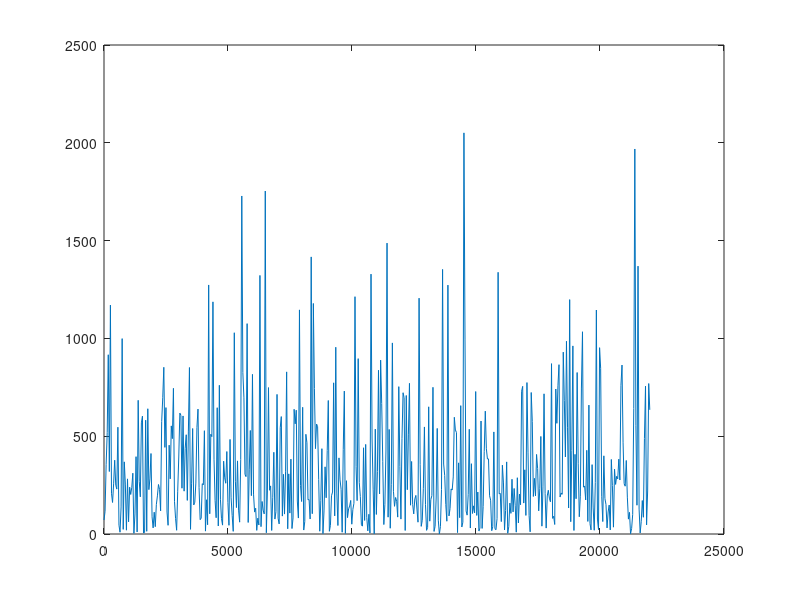

The MATLAB source for this figure: (Note: this script raises an error after producing the figure.)
%lowpasswn.m
%commented 10/05/11 (SY)


%make wn file
%length of stimulus.
t=.08
totaltime=0.100
fs=44100
%lowpassfrequency
lopsvl=[2500];

stopvl=[4000 6500]
%tukey ratio
tukratio=.08;
type='stop'
npts=fs*t
rawdata=rand(npts,1)*2-1
stop=0;
low=1;

%analyze wn file
rawdatashort=rawdata(1:1024);
fftout=fft(rawdatashort)
    fftfreqs=0:((44100/2)/(length(rawdatashort)/2)):44100/2;
    fftfreqs=fftfreqs(1:end-1)
    fftout=fftout(1:end/2)
    absout=abs(fftout.^2);
    figure
    plot(fftfreqs, (absout))

    
%now make notch file...THIS LINE 
[b,a]=cheby1(8,1,[lopsvl/(fs/2)],'low')
rawdataflt=filtfilt(b,a,rawdata);

if(stop==1)
    [b,a]=cheby1(8,1,[stopvl/(fs/2)],'stop')
    rawdataflt=filtfilt(b,a,rawdataflt);
end

    %normalize
    mxvl=max(abs(rawdataflt))
    rawdatafltnrm=rawdataflt/(mxvl*1.0001);
    lng=length(rawdataflt);
    tukout=tukeywin(lng,tukratio);
    rawdatafltnrm=rawdatafltnrm.*tukout;
    rawdatafltnrm=[rawdatafltnrm;zeros((totaltime-t)*fs,1)];
    rawdatafltnrm(1)=0;
    %filename=['wn' num2str(t*1000) type num2str(lopsvl(1)) '.wav']
    filename=['wn' num2str(t*1000) type num2str(lopsvl(1)) 'length' num2str(totaltime*1000) '.wav']
    
    wavwrite(rawdatafltnrm,44100,16,filename)
    
    figure; plot((1:totaltime*fs)/fs,rawdatafltnrm);
    
%  %now analyze wnfile played out over silence
%  cbinfile='r58pu68_111207_2022.2.cbin'
%             
%  [cbin,fs]=ReadCbinFile(cbinfile);
%  tstart=1.995
%  cbinshort=cbin(tstart*fs:tstart*fs+2047)
%  fftout=fft(cbinshort)
%     fftfreqs=0:((fs/2)/(length(cbinshort)/2)):fs/2;
%     fftfreqs=fftfreqs(1:end-1)
%     fftout=fftout(1:end/2)
%     absout=abs(fftout.^2);
%     figure
%     plot(fftfreqs, (absout))
%     
%     wncbinfile='r58pu68_111207_2037.167.cbin'
%  [wncbin,fs]=ReadCbinFile(wncbinfile);
%  tstart=5.96
%  wncbinshort=wncbin(tstart*fs:tstart*fs+511)
%  fftout=fft(wncbinshort)
%     fftfreqs=0:((fs/2)/(length(wncbinshort)/2)):fs/2;
%     fftfreqs=fftfreqs(1:end-1)
%     fftout=fftout(1:end/2)
%     absout=abs(fftout.^2);
%     figure
%     plot(fftfreqs, (absout))
%     
%     